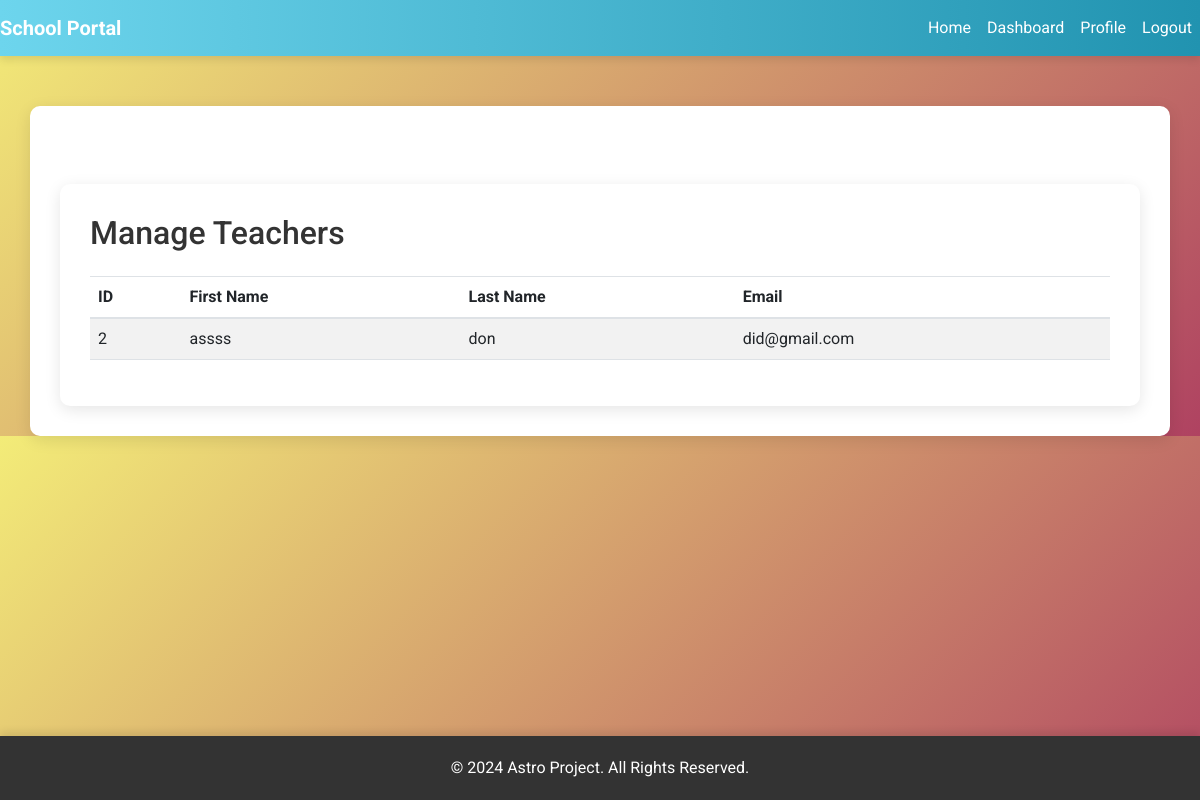
The app's page /manage_teachers (signed in), older data.
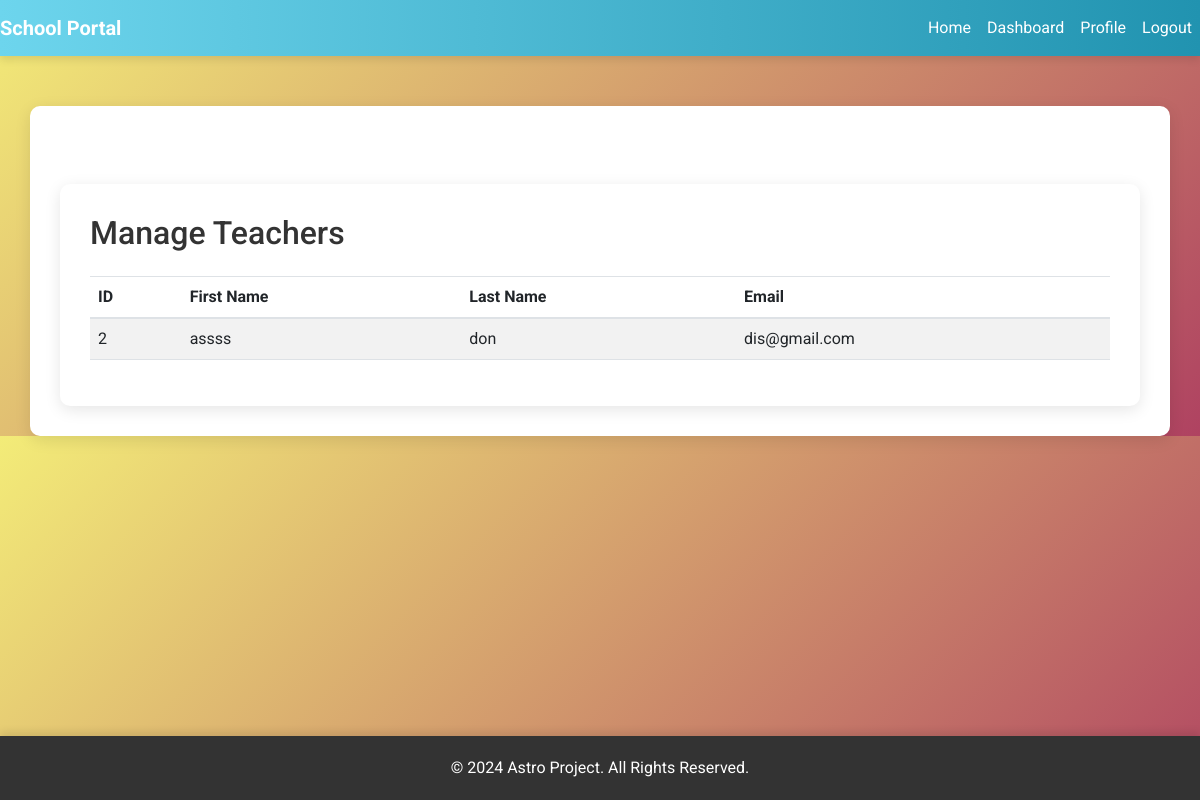
The same page, newer data.
### school_project/models.py (models this page shows, shortened)
class User(UserMixin, db.Model):
    __tablename__ = 'users'
    id = db.Column(db.Integer, primary_key=True)
    is_teacher = db.Column(db.Boolean, default=False)
    first_name = db.Column(db.String(225), nullable=False)
    last_name = db.Column(db.String(225), nullable=False)
    username = db.Column(db.String(150), unique=True, nullable=True)
    email = db.Column(db.String(150), unique=True, nullable=True)
    is_student = db.Column(db.Boolean, default=False)
    is_parent = db.Column(db.Boolean, default=False)
    password = db.Column(db.String(200), nullable=True)
    role = db.Column(db.String(20), nullable=False)
    student = db.relationship('Student', back_populates='user', uselist=False)
    teacher = db.relationship('Teacher', back_populates='user', uselist=False)
    parent = db.relationship('Parent', back_populates='user', uselist=False)
    principal = db.relationship(
        'Principal', back_populates='user', uselist=False)
    schools = db.relationship('School', back_populates='principal')
    pins = db.relationship('Pin', back_populates='user',
                           lazy='dynamic')
    reset_token_expiration = db.Column(db.DateTime, nullable=True)
    reset_token = db.Column(db.String(36), unique=True, nullable=True)
    classes = db.relationship(
        'Class', secondary=class_teachers, back_populates='teachers')
    def is_student(self):
        return self.student is not None
    def is_teacher(self):
        return self.teacher is not None

### school_project/principal/views.py (the view)
@principal.route("/manage_teachers", methods=['GET', 'POST'])
@login_required
def manage_teachers():
    if current_user.role != "principal":
        flash('Unauthorized access', 'danger')
        return redirect(url_for('core.index'))
    teachers = User.query.filter_by(role='teacher').all()
    return render_template('manage_teachers.html', teachers=teachers)

### school_project/models.py (called while the page is built)
@login_manager.user_loader
def load_user(user_id):
    return User.query.get(int(user_id))

### school_project/templates/manage_teachers.html
{% extends "base.html" %}
{% block content %}
    <div class="container mt-5">
        <h2 class="mb-4">Manage Teachers</h2>
        <div class="table-responsive">
            <table class="table table-striped">
                <thead>
                    <tr>
                        <th>ID</th>
                        <th>First Name</th>
                        <th>Last Name</th>
                        <th>Email</th>
                    </tr>
                </thead>
                <tbody>
                    {% for teacher in teachers %}
                    <tr>
                        <td>{{ teacher.id }}</td>
                        <td>{{ teacher.first_name }}</td>
                        <td>{{ teacher.last_name }}</td>
                        <td>{{ teacher.email }}</td>
                    </tr>
                    {% endfor %}
                </tbody>
            </table>
        </div>
    </div>
{% endblock  %}

Row changes from the older to the newer data that the page shows:
changed User "assss": email "did@gmail.com" → "dis@gmail.com"
